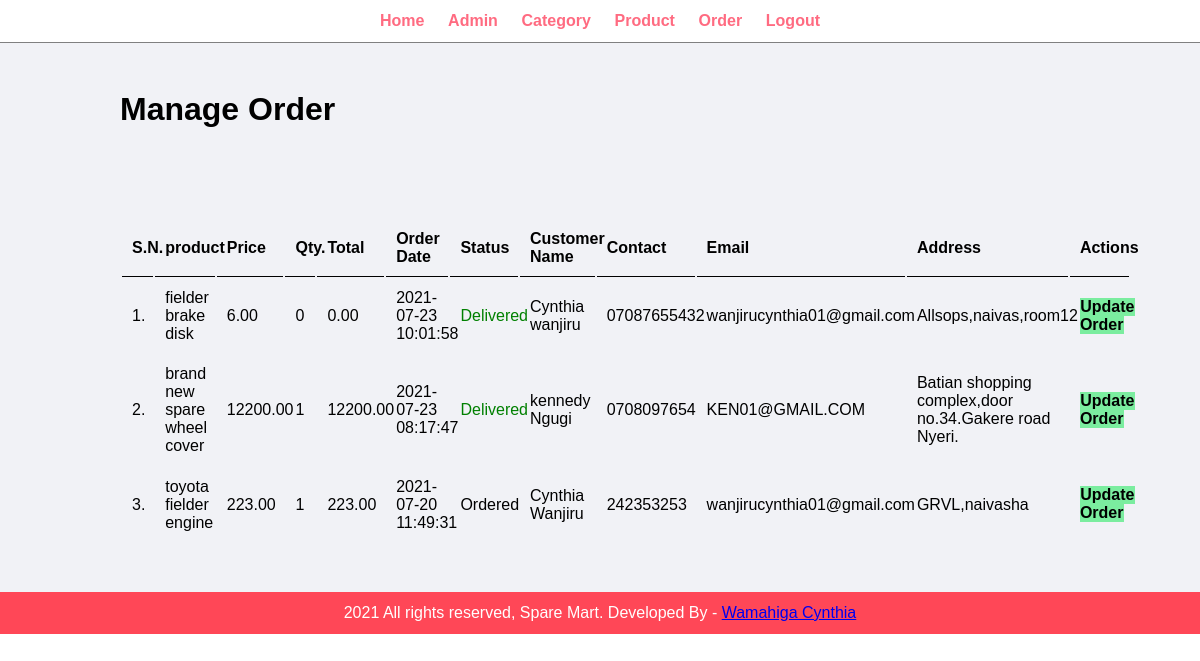
Page /admin/manage-order.php (signed in) on the committed database.
### tables this page shows
CREATE TABLE `tbl_order` (
  `id` int(10) UNSIGNED NOT NULL,
  `product` varchar(150) NOT NULL,
  `price` decimal(10,2) NOT NULL,
  `qty` int(11) NOT NULL,
  `total` decimal(10,2) NOT NULL,
  `order_date` datetime NOT NULL,
  `status` varchar(50) NOT NULL,
  `customer_name` varchar(150) NOT NULL,
  `customer_contact` varchar(20) NOT NULL,
  `customer_email` varchar(150) NOT NULL,
  `customer_address` varchar(255) NOT NULL
);

### admin/manage-order.php (the view, shortened to what this page needs)
<?php include('partials/menu.php'); ?>
<div class="main-content">
    <div class="wrapper">
        <h1>Manage Order</h1>
                <br /><br /><br />
                <br><br>
                <table class="tbl-full">
                    <tr>
                        <th>S.N.</th>
                        <th>product</th>
                        <th>Price</th>
                        <th>Qty.</th>
                        <th>Total</th>
                        <th>Order Date</th>
                        <th>Status</th>
                        <th>Customer Name</th>
                        <th>Contact</th>
                        <th>Email</th>
                        <th>Address</th>
                        <th>Actions</th>
                    </tr>
                    <?php
                        $sql = "SELECT * FROM tbl_order ORDER BY id DESC";
                        $res = mysqli_query($conn, $sql);
                        $count = mysqli_num_rows($res);
                        $sn = 1;
                        if($count>0)
                        {
                            while($row=mysqli_fetch_assoc($res))
                            {
                                $id = $row['id'];
                                $product = $row['product'];
                                $price = $row['price'];
                                $qty = $row['qty'];
                                $total = $row['total'];
                                $order_date = $row['order_date'];
                                $status = $row['status'];
                                $customer_name = $row['customer_name'];
                                $customer_contact = $row['customer_contact'];
                                $customer_email = $row['customer_email'];
                                $customer_address = $row['customer_address'];
                                ?>
                                    <tr>
                                        <td><?php echo $sn++; ?>. </td>
                                        <td><?php echo $product; ?></td>
                                        <td><?php echo $price; ?></td>
                                        <td><?php echo $qty; ?></td>
                                        <td><?php echo $total; ?></td>
                                        <td><?php echo $order_date; ?></td>
                                        <td>
                                            <?php
                                                if($status=="Ordered")
                                                {
                                                    echo "<label>$status</label>";
                                                }
                                                elseif($status=="On Delivery")
                                                {
                                                    echo "<label style='color: orange;'>$status</label>";
                                                }
                                                elseif($status=="Delivered")
                                                {
                                                    echo "<label style='color: green;'>$status</label>";
                                                }
                                                elseif($status=="Cancelled")
                                                {
                                                    echo "<label style='color: red;'>$status</label>";
                                                }
                                            ?>
                                        </td>
                                        <td><?php echo $customer_name; ?></td>
                                        <td><?php echo $customer_contact; ?></td>
                                        <td><?php echo $customer_email; ?></td>
                                        <td><?php echo $customer_address; ?></td>
                                        <td>
                                            <a href="<?php echo SITEURL; ?>admin/update-order.php?id=<?php echo $id; ?>" class="btn-secondary">Update Order</a>
                                        </td>
                                    </tr>
                                <?php
                            }
                        }
                        else
                        {
                            echo "<tr><td colspan='12' class='error'>Orders not Available</td></tr>";
                        }
                    ?>
                </table>
    </div>
</div>
<?php include('partials/footer.php'); ?>

### css/admin.css (style rules this page uses)
* { margin: 0; padding: 0; font-family: Arial, Helvetica, sans-serif; }
.wrapper { padding: 1%; width: 80%; margin: 0 auto; }
.tbl-full { width: 100%; }
table tr th { border-bottom: 1px solid black; padding: 1%; text-align: left; }
table tr td { padding: 1%; }
.btn-secondary { background-color: #7bed9f; padding: 1%; color: black; text-decoration: none; font-weight: bold; }
.main-content { background-color: #f1f2f6; padding: 3% 0; }

### rows in the picture
tbl_order: product "fielder brake disk", price "6.00", qty "0", total "0.00", order_date "2021-07-23 10:01:58", status "Delivered", customer_name "Cynthia wanjiru", customer_contact "07087655432", customer_email "wanjirucynthia01@gmail.com", customer_address "Allsops,naivas,room12"
tbl_order: product "brand new spare wheel cover", price "12200.00", qty "1", total "12200.00", order_date "2021-07-23 08:17:47", status "Delivered", customer_name "kennedy Ngugi", customer_contact "0708097654", customer_email "KEN01@GMAIL.COM", customer_address "Batian shopping complex,door no.34.Gakere road Nyeri."
tbl_order: product "toyota fielder engine", price "223.00", qty "1", total "223.00", order_date "2021-07-20 11:49:31", status "Ordered", customer_name "Cynthia Wanjiru", customer_contact "242353253", customer_email "wanjirucynthia01@gmail.com", customer_address "GRVL,naivasha"
